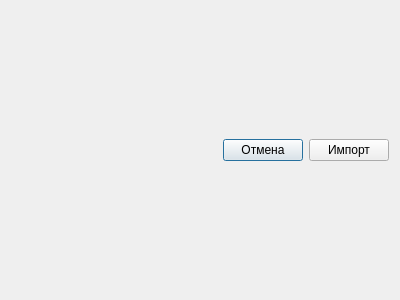
<?xml version="1.0" encoding="UTF-8"?>
<ui version="4.0">
 <class>ImportDiscoveredContactDialog</class>
 <widget class="QDialog" name="ImportDiscoveredContactDialog">
  <property name="geometry">
   <rect>
    <x>0</x>
    <y>0</y>
    <width>400</width>
    <height>300</height>
   </rect>
  </property>
  <property name="windowTitle">
   <string>Импорт полученных контактных данных</string>
  </property>
  <property name="windowIcon">
   <iconset>
    <normaloff>../../../secure-dialogues.ico</normaloff>../../../secure-dialogues.ico</iconset>
  </property>
  <layout class="QVBoxLayout" name="verticalLayout" stretch="10,1">
   <item>
    <layout class="QVBoxLayout" name="contactWidget"/>
   </item>
   <item>
    <layout class="QHBoxLayout" name="horizontalLayout">
     <item>
      <spacer name="horizontalSpacer">
       <property name="orientation">
        <enum>Qt::Horizontal</enum>
       </property>
       <property name="sizeHint" stdset="0">
        <size>
         <width>40</width>
         <height>20</height>
        </size>
       </property>
      </spacer>
     </item>
     <item>
      <widget class="QPushButton" name="closeDialog">
       <property name="toolTip">
        <string>Отменить изменения и закрыть диалог</string>
       </property>
       <property name="text">
        <string>Отмена</string>
       </property>
      </widget>
     </item>
     <item>
      <widget class="QPushButton" name="importButton">
       <property name="toolTip">
        <string>Выполнить импорт полученного контакта</string>
       </property>
       <property name="text">
        <string>Импорт</string>
       </property>
      </widget>
     </item>
    </layout>
   </item>
  </layout>
 </widget>
 <resources/>
 <connections/>
</ui>
